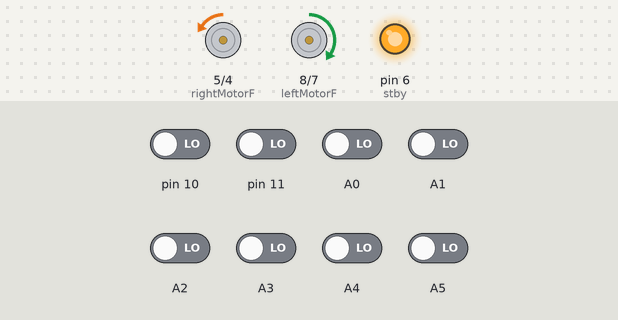
This sketch was run on a simulated Arduino Uno, built with avr-gcc and run on an emulated ATmega328P. Shown: motor-driver pin pairs drawn as motors (green arrow = first pin HIGH = forward, orange = second pin HIGH = backward, longer = more drive, scaled by the enable pin, stopped while the standby pin is LOW), output pins drawn as LEDs (lit = HIGH). Inputs (shaded band) come from the test bench; at power-on: A0–5, pin 10, pin 11 LOW.

Above: at 4.5 s.
4.6 s: pin 10 driven HIGH
At 5.7 s:
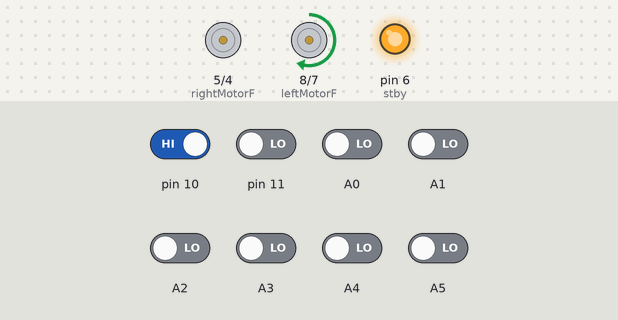
6.1 s: A0 driven HIGH
At 6.32 s:
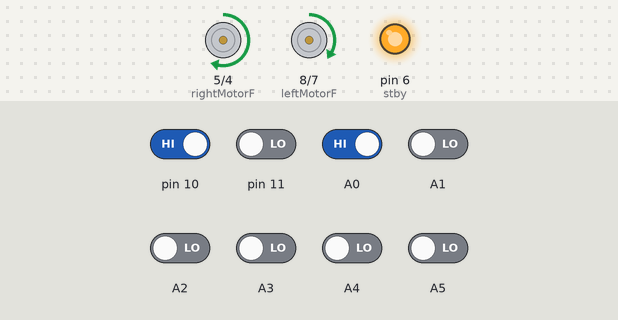
9.1 s: A5 driven HIGH
At 9.41 s:
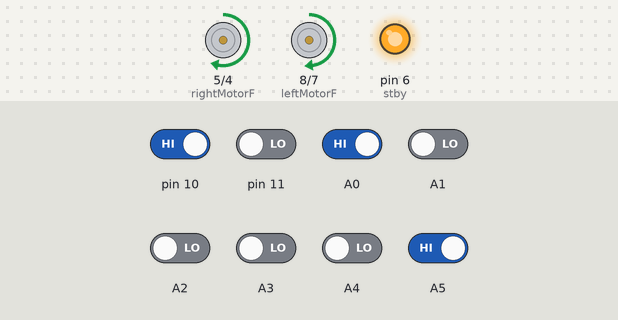
12.1 s: pin 11 driven HIGH
At 13.82 s:
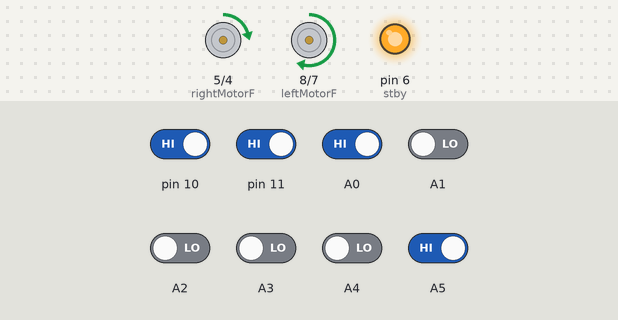
15.1 s: A1 driven HIGH
18.1 s: A2 driven HIGH
Timing chart, 0 to 20.6 s (numbered marks = the images above; inputs shaded):
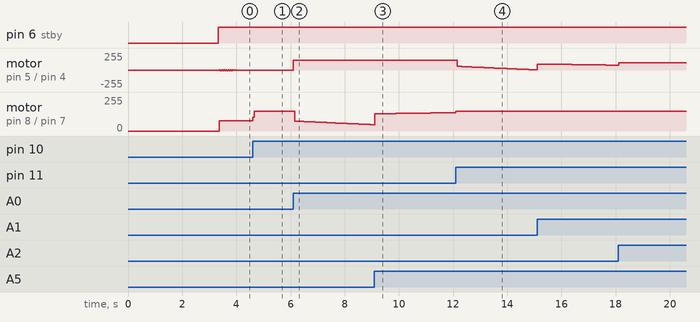

Measured:
- after the input at 4.6 s, motor on pin 5 (rightMotorF) / pin 4 (rightMotorB): goes on until 4.6 s, then stays stopped; motor on pin 8 (leftMotorF) / pin 7 (leftMotorB): forward 77/255 → forward 150/255 at once
- after the input at 6.1 s, motor on pin 5 (rightMotorF) / pin 4 (rightMotorB): stopped → forward 150/255 at once; motor on pin 8 (leftMotorF) / pin 7 (leftMotorB): moves from forward 150/255 to forward 47/255 over 2.9 s, starting after 0.06 s
- after the input at 12.1 s, motor on pin 5 (rightMotorF) / pin 4 (rightMotorB): moves from forward 150/255 to forward 2/255 over 2.9 s, starting after 0.06 s

The sketch:

ambedkar5.ino
```cpp
#include <QTRSensors.h>
//#define QTR_NO_EMITTERS_PIN 2
#define rightMotorF 5
#define rightMotorB 4
#define rightMotorPWM 3
#define leftMotorF 8
#define leftMotorB 7
#define leftMotorPWM 9
#define stby 6
// This example is designed for use with a QTR-8RC sensor
// This is a much cut-down version of the Pololu Example code

#define NUM_SENSORS 8    // number of sensors used
//#define TIMEOUT       2500  // waits for 2500 us for sensor outputs to go low

// Create instance of sensors. Sensors connected to pins 5 to 12
//QTRSensorsRC qtrrc((unsigned char[]) {A2,A3,A4,A5},  NUM_SENSORS, TIMEOUT); //QTR_NO_EMITTER_PIN);
QTRSensorsRC qtrrc((unsigned char[]) {A0,A1,A2,A3,A4,A5,10,11},  NUM_SENSORS); //QTR_NO_EMITTER_PIN);

unsigned int sensorValues[NUM_SENSORS];
unsigned int last_proportional = 0;
long integral = 0;
void lefft()
{
analogWrite(leftMotorPWM,35);
analogWrite(rightMotorPWM,35);
  digitalWrite(leftMotorB,HIGH);
digitalWrite(leftMotorF,LOW);
digitalWrite(rightMotorB,LOW);
digitalWrite(rightMotorF,HIGH);
 digitalWrite(stby,HIGH);
}
void right()
{
analogWrite(leftMotorPWM,35);
analogWrite(rightMotorPWM,35);
  digitalWrite(leftMotorF,HIGH);
digitalWrite(leftMotorB,LOW);
digitalWrite(rightMotorF,LOW);
digitalWrite(rightMotorB,HIGH);
 digitalWrite(stby,HIGH);
}

void setup()
{
 // pinMode(2,INPUT);
  pinMode(10, INPUT);
  pinMode(11, INPUT);
  pinMode(rightMotorF, OUTPUT);
  pinMode(rightMotorB, OUTPUT);
  pinMode(rightMotorPWM, OUTPUT);
  pinMode(leftMotorF, OUTPUT);
  pinMode(leftMotorB, OUTPUT);
  pinMode(leftMotorPWM, OUTPUT);
  pinMode(stby,OUTPUT);

 // Serial.begin(9600);
  int k;
 //delay(200);
//for (k = 0; k < 150; k++) // make the calibration take about 5 seconds
//{
for(int counter=0;counter<60;counter++)
{qtrrc.calibrate();
//Serial.println(counter);
/*
if(counter < 15 || counter >=45)
  lefft(); // put your main code here, to run repeatedly:
else
  right(); // put your main code here, to run repeatedly:
delay(20);//}
*/
delay(30);
//Serial.println(k);
}
delay(20);
}

void loop()
{
//delay(500);
int position = qtrrc.readLine(sensorValues); // get calibrated readings along with the line position, refer to the QTR Sensors Arduino Library for more details on line position.
/*
Serial.print("position");
Serial.print("\t");
Serial.println("power_difference");
Serial.println(position);
*/
 int proportional = int(position) - 3500;

 const int maximum = 150;
/*if(position>2700&&position<4150)
{maximum= maximum;
  }
  else
  {
    maximum=(maximum-80);
    }*/
 int derivative = proportional-last_proportional;
 integral+=proportional ;
last_proportional = proportional;


    float power_difference = proportional*1/8+ integral/10000 + derivative*1.5;
/*
Serial.print("\t");
Serial.print("\t");
Serial.println(power_difference);*/

  if (power_difference > maximum)
    power_difference = maximum;
  if (power_difference < -maximum)
    power_difference = -maximum;

//Motor Motion
  if (power_difference < 0)//LEFT
  {
 digitalWrite(rightMotorF, HIGH);
  digitalWrite(rightMotorB, LOW);
  analogWrite(rightMotorPWM, maximum);
    digitalWrite(leftMotorF, HIGH);
  digitalWrite(leftMotorB, LOW);
  analogWrite(leftMotorPWM, maximum+ power_difference );
  digitalWrite(stby,HIGH);
  }
  else //RIGHT
{
 digitalWrite(rightMotorF, HIGH);
  digitalWrite(rightMotorB, LOW);
  analogWrite(rightMotorPWM,maximum- power_difference );
    digitalWrite(leftMotorF, HIGH);
  digitalWrite(leftMotorB, LOW);
  analogWrite(leftMotorPWM, maximum);
  digitalWrite(stby,HIGH);
}

qtrrc.readCalibrated(sensorValues);
if(sensorValues[0]<300&&sensorValues[1]<300&&sensorValues[2]<300&&sensorValues[3]<300&&sensorValues[4]<300&&sensorValues[5]<300&&sensorValues[6]<300&&sensorValues[7]<300)
{//right
  //delay(50);
  digitalWrite(rightMotorF, LOW);
  digitalWrite(rightMotorB, HIGH);
  analogWrite(rightMotorPWM,maximum);
    digitalWrite(leftMotorF, HIGH);
  digitalWrite(leftMotorB, LOW);
  analogWrite(leftMotorPWM,maximum);
  digitalWrite(stby,HIGH);

}}/*
if(sensorValues[0]>300&&sensorValues[1]>300&&sensorValues[2]>300&&sensorValues[3]>300&&sensorValues[4]>300&&sensorValues[5]>300&&sensorValues[6]<300&&sensorValues[7]<300)
{//left
  digitalWrite(rightMotorF, HIGH);

  digitalWrite(rightMotorB, LOW);
  analogWrite(rightMotorPWM,150);
    digitalWrite(leftMotorF, LOW);
  digitalWrite(leftMotorB, HIGH);
  analogWrite(leftMotorPWM,150);
  digitalWrite(stby,HIGH);
  delay(30);
}*/
/*if(sensorValues[1]>300&&sensorValues[2]>300&&sensorValues[3]>300&&sensorValues[4]>300&&sensorValues[5]>300&&sensorValues[6]>300)
{//left
  digitalWrite(rightMotorF, HIGH);
  digitalWrite(rightMotorB, LOW);
  analogWrite(rightMotorPWM,160);
    digitalWrite(leftMotorF, HIGH);
  digitalWrite(leftMotorB, LOW);
  analogWrite(leftMotorPWM,160);
  digitalWrite(stby,HIGH);
  delay(50);
}*/
```
